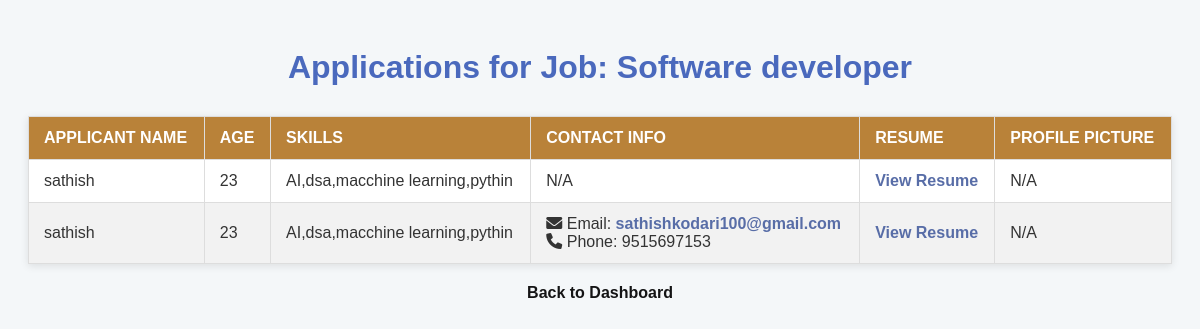
/admin_dashboard/applications/4 (signed in), run on the app's committed database.
### tables this page shows
CREATE TABLE career_options (
            id INTEGER PRIMARY KEY AUTOINCREMENT,
            name TEXT NOT NULL,
            description TEXT NOT NULL,
            learn_more TEXT NOT NULL,
            skills_required TEXT,
            application_form_url TEXT,
            is_vacant INTEGER DEFAULT 1,
            total_labour_vacancy INTEGER DEFAULT 0,
            posted_by TEXT,
            posted_date DATETIME DEFAULT CURRENT_TIMESTAMP
        );

CREATE TABLE applications (
            id INTEGER PRIMARY KEY AUTOINCREMENT,
            job_id INTEGER NOT NULL,
            applicant_name TEXT NOT NULL,
            contact_info TEXT,
            resume_filename TEXT, applicant_email TEXT, applicant_phone TEXT, first_name TEXT, last_name TEXT, dob TEXT, address TEXT, pincode TEXT, experience REAL, skills_applied TEXT, preferred_location TEXT,
            FOREIGN KEY(job_id) REFERENCES career_options(id)
        );

CREATE TABLE users (
            username TEXT NOT NULL,
            password TEXT NOT NULL,
            age INTEGER,
            profile_pic TEXT,
            skills TEXT,
            role TEXT NOT NULL DEFAULT 'job_seeker',
            PRIMARY KEY (username, role)
        );

### app.py (the view)
@app.route('/admin_dashboard/applications/<int:job_id>')
@admin_required
def view_applications(job_id):
    db = get_db()
    username = current_user.username
    job = db.execute("SELECT * FROM career_options WHERE id = ? AND posted_by = ?", (job_id, username)).fetchone()
    if not job:
        abort(404)
    query = """
        SELECT
            a.id,
            a.applicant_name,

            -- 🚀 UPDATED: Fetch specific contact and age fields
            a.applicant_email,
            a.applicant_phone,

            a.resume_filename,
            u.age,
            u.skills,
            u.profile_pic

        FROM applications a
        LEFT JOIN users u ON a.applicant_name = u.username
        WHERE a.job_id = ?
    """
    applications = db.execute(query, (job_id,)).fetchall()
    return render_template("applications.html", job=job, applications=applications)

### app.py (called while the page is built)
def get_db():
    db = getattr(g, '_database', None)
    if db is None:
        db = g._database = sqlite3.connect(DATABASE)
    db.row_factory = sqlite3.Row
    return db

@app.teardown_appcontext
def close_connection(exception):
    db = getattr(g, '_database', None)
    if db:
        db.close()

@login_manager.user_loader
def load_user(user_id):
    return User.get(user_id)

def admin_required(f):
    @wraps(f)
    def decorated_function(*args, **kwargs):
        if not current_user.is_authenticated or current_user.role != 'admin':
            flash("Admin access required.", "error")
            return redirect(url_for('login'))
        return f(*args, **kwargs)
    return decorated_function

    @staticmethod
    def get(user_id):
        if ':' not in user_id:
            return None
        username, role = user_id.split(':', 1)
        db = get_db()
        user_row = db.execute("SELECT * FROM users WHERE username = ? AND role = ?", (username, role)).fetchone()
        if not user_row:
            return None
        return User(
            username=user_row['username'],
            age=user_row['age'],
            skills=user_row['skills'],
            profile_pic=user_row['profile_pic'],
            role=user_row['role']
        )

### templates/applications.html (shortened to what this page needs)
<!DOCTYPE html>
<html lang="en">
<head>
    <link rel="stylesheet" href="{{ url_for('static', filename='applications.css') }}">
    <link rel="stylesheet" href="https://cdnjs.cloudflare.com/ajax/libs/font-awesome/6.0.0/css/all.min.css">
</head>
<body>
    <h1>Applications for Job: {{ job.name }}</h1>
    <table>
        <thead>
            <tr>
                <th>Applicant Name</th>
                <th>Age</th>
                <th>Skills</th>
                <th>Contact Info</th>
                <th>Resume</th>
                <th>Profile Picture</th>
            </tr>
        </thead>
        <tbody>
            {% for app in applications %}
            <tr>
                <td>{{ app.applicant_name }}</td>
                <td>{{ app.age or 'N/A' }}</td>
                <td>{{ app.skills or 'N/A' }}</td>
                <td>
                    {% if app.applicant_email or app.applicant_phone %}
                        {% if app.applicant_email %}
                            <i class="fas fa-envelope"></i> Email: <a href="mailto:{{ app.applicant_email }}">{{ app.applicant_email }}</a><br>
                        {% endif %}
                        {% if app.applicant_phone %}
                            <i class="fas fa-phone"></i> Phone: {{ app.applicant_phone }}
                        {% endif %}
                    {% else %}
                        N/A
                    {% endif %}
                </td>
                <td>
                    {% if app.resume_filename %}
                        <a href="{{ url_for('uploaded_resume', filename=app.resume_filename) }}" target="_blank">View Resume</a>
                    {% else %}
                        N/A
                    {% endif %}
                </td>
                <td>
                    {% if app.profile_pic %}
                        <img src="{{ url_for('static', filename='profile_pics/' + app.profile_pic) }}" alt="{{ app.applicant_name }}'s profile picture" width="50" height="50">
                    {% else %}
                        N/A
                    {% endif %}
                </td>
            </tr>
            {% else %}
            <tr>
                <td colspan="6" style="text-align: center;">No applications yet for this job.</td>
            </tr>
            {% endfor %}
        </tbody>
    </table>
    <p><a href="{{ url_for('admin_dashboard') }}">Back to Dashboard</a></p>
</body>
</html>

### static/applications.css (style rules this page uses)
body { font-family: Arial, sans-serif; background-color: #f4f7f9; color: #333; padding: 20px; }
h1 { text-align: center; color: #4a69bd; margin-bottom: 30px; }
table { width: 100%; border-collapse: collapse; margin: 0 auto; background-color: #fff; box-shadow: 0 2px 8px rgba(0, 0, 0, 0.1); }
th, td { padding: 12px 15px; border: 1px solid #ddd; text-align: left; }
thead { background-color: #b98239; color: white; }
th { font-weight: bold; text-transform: uppercase; }
tr:nth-child(even) { background-color: #f2f2f2; }
td a { color: #586da7; text-decoration: none; font-weight: bold; }
p a { display: block; text-align: center; margin-top: 20px; color: #141415; text-decoration: none; font-weight: bold; }

### data on the page
career_options: name "Software developer"
applications: applicant_name "sathish", age "23", skills "AI,dsa,macchine learning,pythin", shows "N/A"
applications: applicant_name "sathish", age "23", skills "AI,dsa,macchine learning,pythin", applicant_email "sathishkodari100@gmail.com", applicant_phone "9515697153"
